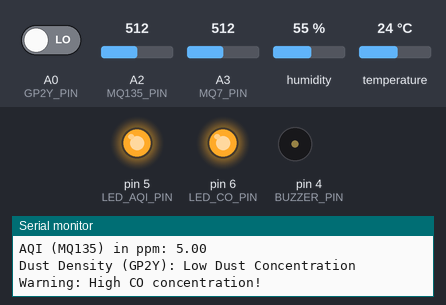
Recording of a sketch running on a simulated Arduino Uno, built with avr-gcc and run on an emulated ATmega328P. Shown: output pins drawn as LEDs (lit = HIGH), buzzer (waves = sounding, pin HIGH), the last lines printed to the serial monitor. The test bench sets the inputs (shaded band); at power-on: A3 (MQ7_PIN) = 512, A2 (MQ135_PIN) = 512, temperature 24 °C, A0 (GP2Y_PIN) LOW, humidity 55 %.

Above: at 4.9 s.
5.0 s: A3 (MQ7_PIN) set to 112
At 5.6 s:
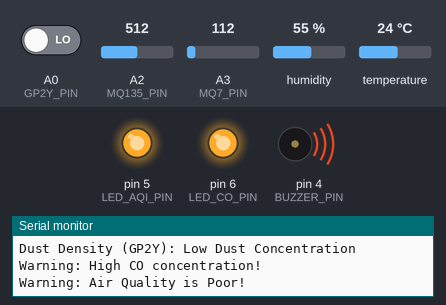
10.1 s: A3 (MQ7_PIN) set to 97
At 13.5 s:
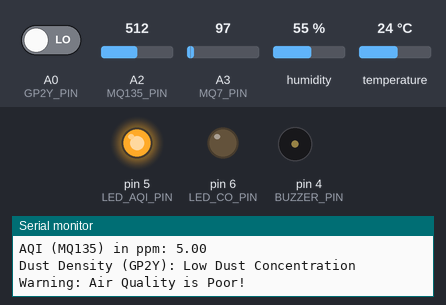
19.6 s: A2 (MQ135_PIN) set to 428
24.7 s: A2 (MQ135_PIN) set to 402
At 25.3 s:
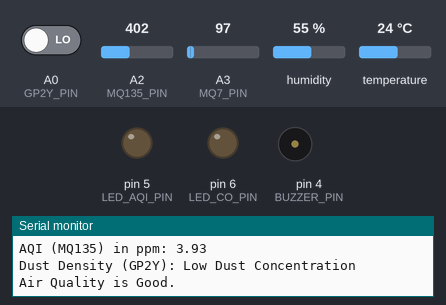
29.8 s: temperature set to 37.5 °C
34.9 s: temperature set to 38.6 °C
At 35.9 s:
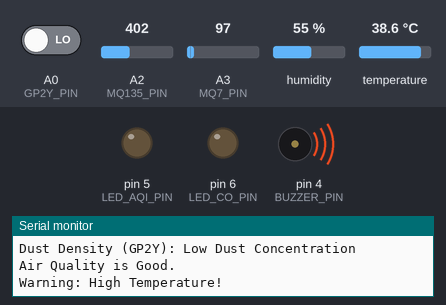
Timing chart, 0 to 43.9 s (numbered marks = the images above; inputs shaded):
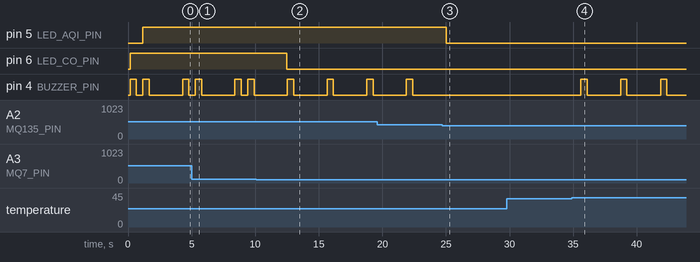

The sketch:

Air_Quality_monitoring_System.ino
```cpp
#include <DHT.h>
// DHT22 sensor connected to pin 2
#define DHTTYPE DHT22 // Define DHT sensor type and pin
#define DHTPIN 2 // DHT22 (AM2302)
#define MQ135_PIN A2 // MQ135 sensor connected to analog pin A2
#define MQ7_PIN A3 // MQ7 sensor connected to analog pin A3
#define GP2Y_PIN A0 // GP2Y dust sensor connected to digital pin A0
#define BUZZER_PIN 4 // Buzzer connected to pin 4
#define LED_CO_PIN 6 // Yellow LED for CO level connected to pin 6
#define LED_AQI_PIN 5 // Red LED for AQI level connected to pin 5
// Variables for sensor data
float temperature, humidity;
float coLevel, aqi, dustDensity;
DHT dht(DHTPIN, DHTTYPE);
void setup()
{
Serial.begin(9600);
dht.begin();
// Initializing sensor pins
pinMode(GP2Y_PIN, INPUT);
pinMode(BUZZER_PIN, OUTPUT); // Set buzzer pin as output
pinMode(LED_CO_PIN, OUTPUT); // Set LED pin for CO as output
pinMode(LED_AQI_PIN, OUTPUT); // Set LED pin for AQI as output
// Debugging setup
Serial.println("Setup complete. Initializing sensors...");
}
void loop()
{
// Read DHT22 sensor (temperature and humidity)
humidity = dht.readHumidity();
temperature = dht.readTemperature(); // Celsius by default
// Applying calibration for exact temperature reading
temperature = temperature - 8.0; // Adjust for the +4°C error
// Read MQ7 sensor (CO concentration)
int coRaw = analogRead(MQ7_PIN); // Read analog value (CO concentration)
coLevel = coRaw * (5000.0 / 1023.0); // Convert raw value to CO level in ppb
// Read MQ135 sensor (Air quality index)
int aqiRaw = analogRead(MQ135_PIN); // Read analog value (Air quality)
aqi = aqiRaw * (10.0 / 1023.0); // Convert value of AQI to ppm
// Read GP2Y dust sensor (dust concentration)
dustDensity = digitalRead(GP2Y_PIN); // Read dust sensor digital output
// Print sensor data to Serial Monitor
Serial.print("Temperature: ");
Serial.print(temperature);
Serial.print(" °C, Humidity: ");
Serial.print(humidity);
Serial.println(" %");
Serial.print("CO Level (MQ7) in ppb: ");
Serial.println(coLevel);
Serial.print("AQI (MQ135) in ppm: ");
Serial.println(aqi);
Serial.print("Dust Density (GP2Y): ");
if (dustDensity == HIGH)
{
Serial.println("High Dust Concentration");
}
else
{
Serial.println("Low Dust Concentration");
}
// Handle CO level alerts
if (coLevel > 500) { // If CO level is above threshold
Serial.println("Warning: High CO concentration!");
digitalWrite(LED_CO_PIN, HIGH); // Turn on the yellow CO LED
beepBuzzer(); // Start the buzzer beeping
}
else
{
digitalWrite(LED_CO_PIN, LOW); // Turn off the yellow CO LED
}
// Handle AQI alerts
if (aqi > 4) { // Assuming 4 ppm is a poor air quality threshold
Serial.println("Warning: Air Quality is Poor!");
digitalWrite(LED_AQI_PIN, HIGH); // Turn on the red AQI LED
beepBuzzer(); // Start the buzzer beeping
}
else
{
Serial.println("Air Quality is Good.");
digitalWrite(LED_AQI_PIN, LOW); // Turn off the red AQI LED
}
// Handle dust concentration alerts
if (dustDensity == HIGH) {
Serial.println("The air is polluted due to high dust concentration!");
beepBuzzer(); // Start the buzzer beeping
}
// If temperature exceeds 30°C, it's considered high temperature
if (temperature > 30)
{
Serial.println("Warning: High Temperature!");
beepBuzzer(); // Start the buzzer beeping
}
// If none of the thresholds are exceeded, turn off the buzzer
if (coLevel <= 500 && aqi <= 4 && temperature <= 30 && dustDensity == LOW)
{
digitalWrite(BUZZER_PIN, LOW); // Turn off the buzzer
}
delay(2000); // Delay between sensor readings
}
// Function to make the buzzer beep (start and stop)
void beepBuzzer()
{
digitalWrite(BUZZER_PIN, HIGH); // Turn on the buzzer
delay(500); // Buzzer stays on for 500 ms
digitalWrite(BUZZER_PIN, LOW); // Turn off the buzzer
delay(500); // Buzzer stays off for 500 ms
}
```

Measured:
- the behaviour switches between 103 and 102 on A3 (MQ7_PIN) (found by bisection; images 1 and 2)
- the behaviour switches between 410 and 409 on A2 (MQ135_PIN) (found by bisection; images 2 and 3)
- the behaviour switches between 38 and 38.1 °C on temperature (found by bisection; images 3 and 4)
- after the input at 10.1 s, pin 6 (LED_CO_PIN): HIGH → LOW after 2.4 s
- after the input at 24.7 s, pin 5 (LED_AQI_PIN): HIGH → LOW after 0.31 s; pin 4 (BUZZER_PIN): stops changing and stays LOW
- after the input at 34.9 s, pin 4 (BUZZER_PIN): alternates HIGH for 0.50 s and LOW for 2.6 s, starting after 0.69 s
- by itself, pin 4 (BUZZER_PIN): alternates HIGH for 0.50 s and LOW for 2.6 s
